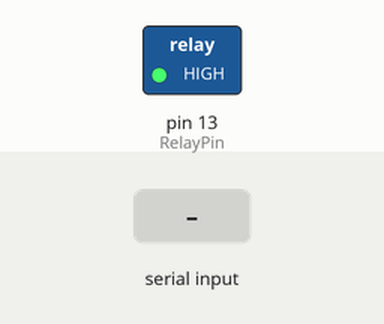
This sketch was run on a simulated Arduino Uno, built with avr-gcc and run on an emulated ATmega328P. Parts: switched loads named in the sketch (green lamp = pin HIGH). The inputs (shaded band) are chosen by the test bench.

Above: at 1.2 s.
1.3 s: "1" received over Serial
At 2.0 s:
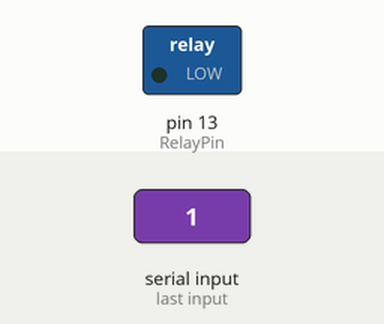
4.3 s: "0" received over Serial
At 7.0 s:
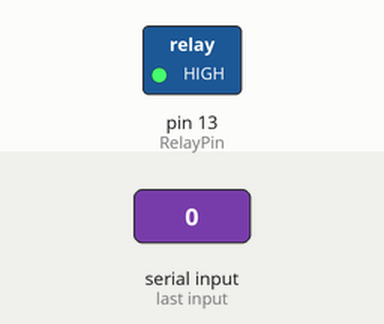
7.3 s: "2" received over Serial
At 7.8 s:
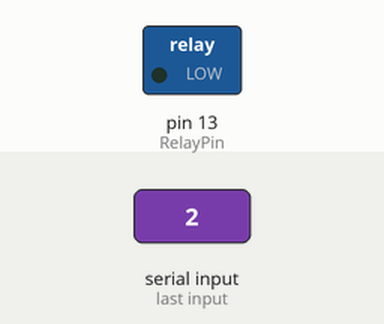
Timing chart, 0 to 10.8 s (numbered marks = the images above; inputs shaded):
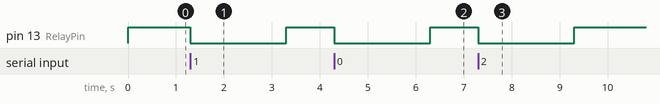

The sketch:

leap_motion.ino
```cpp
const int RelayPin = 13;

void setup()
{
  pinMode(RelayPin, OUTPUT);
  digitalWrite(RelayPin, HIGH);

  // start serial port at 9600 bps:
  Serial.begin(9600);
  while (!Serial) {
  }
}

void loop()
{
  if (Serial.available() > 0) {
    while (Serial.available() > 0) {
      // Read one byte.
      Serial.read();
    }

    // Open relay.
    digitalWrite(RelayPin, LOW);
    delay(2000);
    digitalWrite(RelayPin, HIGH);
  }
}
```

Measured:
- after the input at 1.3 s, pin 13 (RelayPin): HIGH → LOW at once, → HIGH 2.0 s later
- after the input at 4.3 s, pin 13 (RelayPin): HIGH → LOW at once, → HIGH 2.0 s later
- after the input at 7.3 s, pin 13 (RelayPin): HIGH → LOW at once, → HIGH 2.0 s later
